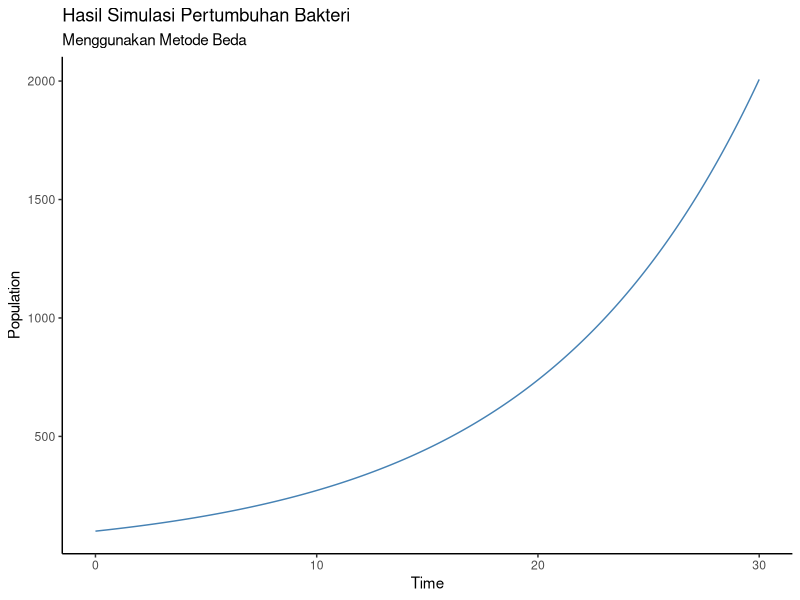

R code for this plot:
## ---- chunk 1
knitr::opts_chunk$set(echo = TRUE)

library(dplyr)
library(ggplot2)

options(scipen = 999)

rm(list=ls())
## ---- chunk 2
# define
sim_length = 1
population = 100
rate = 0.1
dt = .05

# compute
rate_per_step = rate * dt
num_iter = sim_length / dt

for(i in 1:num_iter){
  population = population + rate_per_step * population
  t = i*dt
  print(paste("Populasi = ",population," pada t = ",t))
}
## ---- chunk 3
rm(list=ls())
# define
sim_length = 30
population = 100
rate = 0.1
dt = .005

# compute
rate_per_step = rate * dt
num_iter = sim_length / dt

hasil = data.frame(pop = NA,
                   t = NA)
hasil[1,] = list(population,0)
j = 2

for(i in 1:num_iter){
  population = population + rate_per_step * population
  t = i*dt
  hasil[j,] = list(population,t)
  j = j+1
}

hasil %>% 
  ggplot(aes(x = t,
             y = pop)) +
  geom_line(color = "steelblue") +
  labs(title = "Hasil Simulasi Pertumbuhan Bakteri",
       subtitle = "Menggunakan Metode Beda",
       x = "Time",
       y = "Population") +
  theme_classic()
